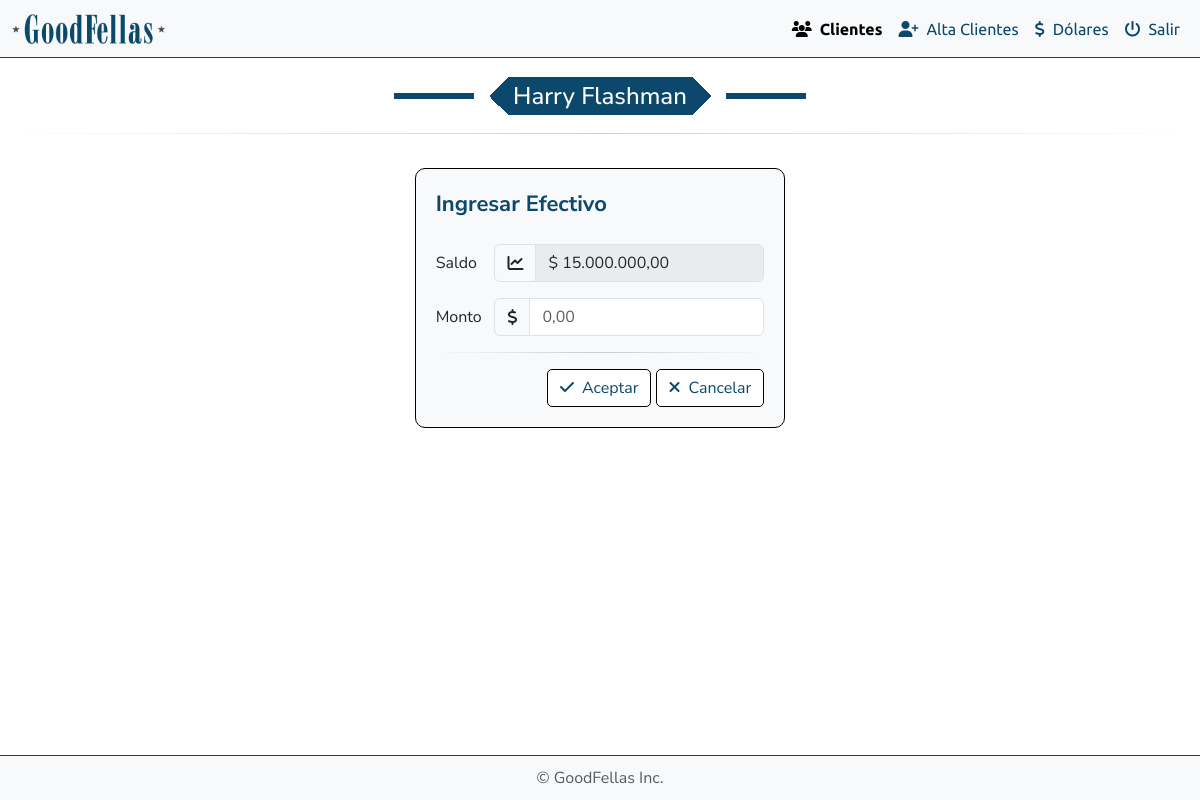
Page /funciones/ingresar_efectivo.php?cliente_id=2 on the earlier database version.
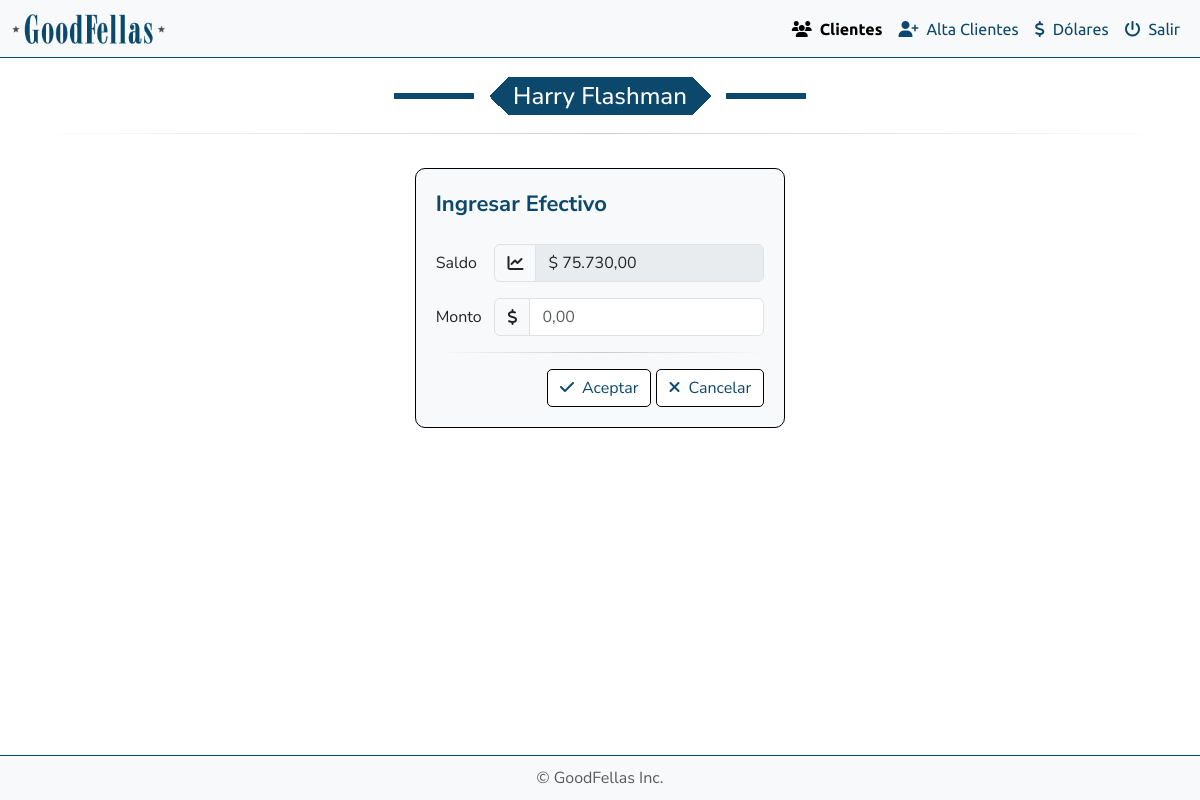
Same page on the later database version.
### tables this page shows
CREATE TABLE `balance` (
  `id` int(11) NOT NULL,
  `cliente_id` int(11) DEFAULT NULL,
  `efectivo` decimal(10,2) NOT NULL
);

### public_html/funciones/formato_dinero.php (called while the page is built, shortened)
<?php
if (!function_exists('formatear_dinero')) {
    function formatear_dinero($numero)
    {
        return number_format($numero, 2, ',', '.');
    }
}

### public_html/funciones/ingresar_efectivo.php (the view, shortened to what this page needs)
<?php
require_once '../../config/config.php';
require_once '../funciones/formato_dinero.php';
$cliente_id = isset($_GET['cliente_id']) ? intval($_GET['cliente_id']) : 1;
$sql = "SELECT nombre, apellido FROM clientes WHERE cliente_id = :cliente_id";
$stmt = $conexion->prepare($sql);
$stmt->bindParam(':cliente_id', $cliente_id, PDO::PARAM_INT);
$stmt->execute();
$cliente = $stmt->fetch();
$nombre = $cliente['nombre'];
$apellido = $cliente['apellido'];
$sql_saldo = "SELECT efectivo FROM balance WHERE cliente_id = :cliente_id";
$stmt_saldo = $conexion->prepare($sql_saldo);
$stmt_saldo->bindParam(':cliente_id', $cliente_id, PDO::PARAM_INT);
$stmt_saldo->execute();
$saldo_row = $stmt_saldo->fetch();
$saldo_en_pesos = $saldo_row ? floatval($saldo_row['efectivo']) : 0;
$saldo_en_pesos_formateado = formatear_dinero($saldo_en_pesos);
$nombre_y_apellido = htmlspecialchars($nombre . ' ' . $apellido);
?>
<!DOCTYPE html>
<html lang="es">
<head>
    <link rel="stylesheet" href="https://cdn.jsdelivr.net/npm/bootstrap@5.3.0-alpha3/dist/css/bootstrap.min.css">
    <link rel="stylesheet" href="https://cdnjs.cloudflare.com/ajax/libs/bootstrap-icons/1.10.3/font/bootstrap-icons.min.css">
    <link rel="stylesheet" href="https://cdnjs.cloudflare.com/ajax/libs/font-awesome/6.4.0/css/all.min.css">
    <link rel="stylesheet" href="../css/style.css">
</head>
<body>
    <nav class="navbar navbar-expand-lg navbar-light bg-light fixed-top">
        <div class="container-fluid">
            <a class="navbar-brand" href="#"><img src="../img/logo.png" alt="Logo" title="GoodFellas" /></a>
            <div class="collapse navbar-collapse" id="navbarNavDropdown">
                <ul class="navbar-nav ms-auto">
                    <li class="nav-item"><a class="nav-link active" href="../backend/lista_clientes.php"><i class="fa-solid fa-users me-2"></i>Clientes</a></li>
                    <li class="nav-item"><a class="nav-link" href="../backend/alta_clientes.php"><i class="fa-solid fa-user-plus me-2"></i>Alta Clientes</a></li>
                    <li class="nav-item"><a class="nav-link" href="../backend/dolares.php"><i class="fa-solid fa-dollar-sign me-2"></i>Dólares</a></li>
                    <li class="nav-item"><a class="nav-link" href="../logout.php"><i class="fa-solid fa-power-off me-2"></i>Salir</a></li>
                </ul>
            </div>
        </div>
    </nav>
    <div class="row mx-2 mt-navbar">
        <div class="col-12 text-center">
            <h4 class="fancy"><?= $nombre_y_apellido ?></h4>
        </div>
        <hr class="mod">
        <div class="col-4"></div>
        <div class="col-4 text-center">
            <div class="container-fluid my-4 efectivo">
                <h5 class="me-2 cartera titulo-botones mb-4">Ingresar Efectivo</h5>
                <form id="form-ingresar-efectivo" method="POST" data-cliente-id="<?= $cliente_id ?>">
                    <div class="row mb-3 align-items-center">
                        <label for="saldo" class="col-sm-2 col-form-label">Saldo</label>
                        <div class="col-sm-10">
                            <div class="input-group">
                                <span class="input-group-text bg-light"><i class="fa-solid fa-chart-line"></i></span>
                                <input type="text" class="form-control" value="$ <?= $saldo_en_pesos_formateado ?>" readonly disabled>
                            </div>
                        </div>
                    </div>
                    <div class="row mb-3 align-items-center">
                        <label for="monto" class="col-sm-2 col-form-label">Monto</label>
                        <div class="col-sm-10">
                            <div class="input-group">
                                <span class="input-group-text bg-light"><i class="fa-solid fa-dollar-sign"></i></span>
                                <input type="text" step="0.01" class="form-control" id="monto" name="monto" placeholder="0,00" autofocus required>
                            </div>
                        </div>
                    </div>
                    <hr class="mod mb-3">
                    <div class="text-end">
                        <button type="submit" class="btn btn-custom ver"><i class="fa-solid fa-check me-2"></i>Aceptar</button>
                        <button type="button" class="btn btn-custom eliminar" onclick="window.location.href='../backend/lista_clientes.php'">
                            <i class="fa-solid fa-times me-2"></i>Cancelar
                        </button>
                    </div>
                </form>
            </div>
        </div>
        <div class="col-4"></div>
    </div>
    <footer class="footer bg-light">
        <div class="container">
            <span class="text-muted">© GoodFellas Inc.</span>
        </div>
    </footer>
</body>
</html>

Differences in the rows shown:
changed balance: efectivo "$ 15.000.000,00" → "$ 75.730,00"
